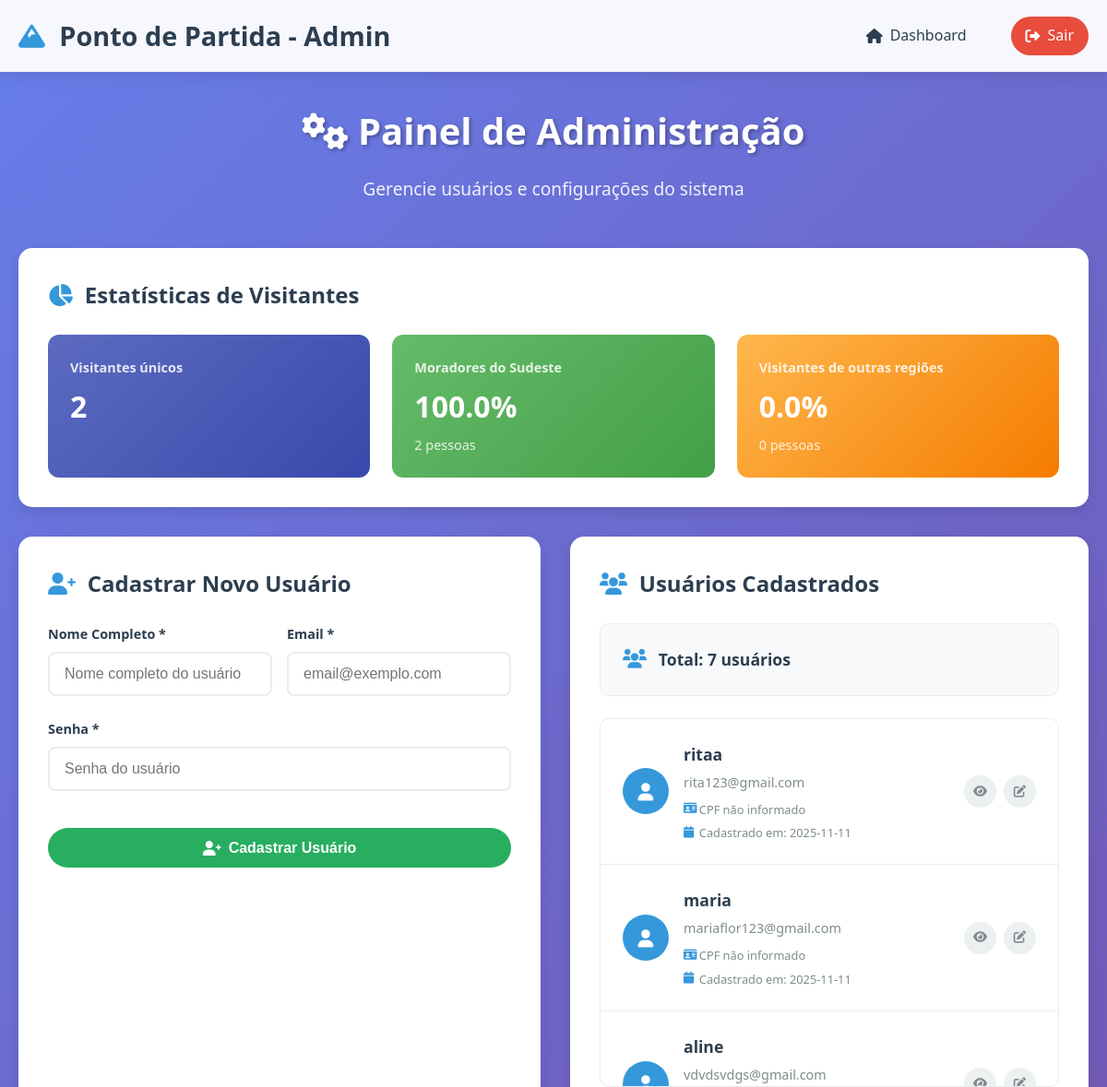
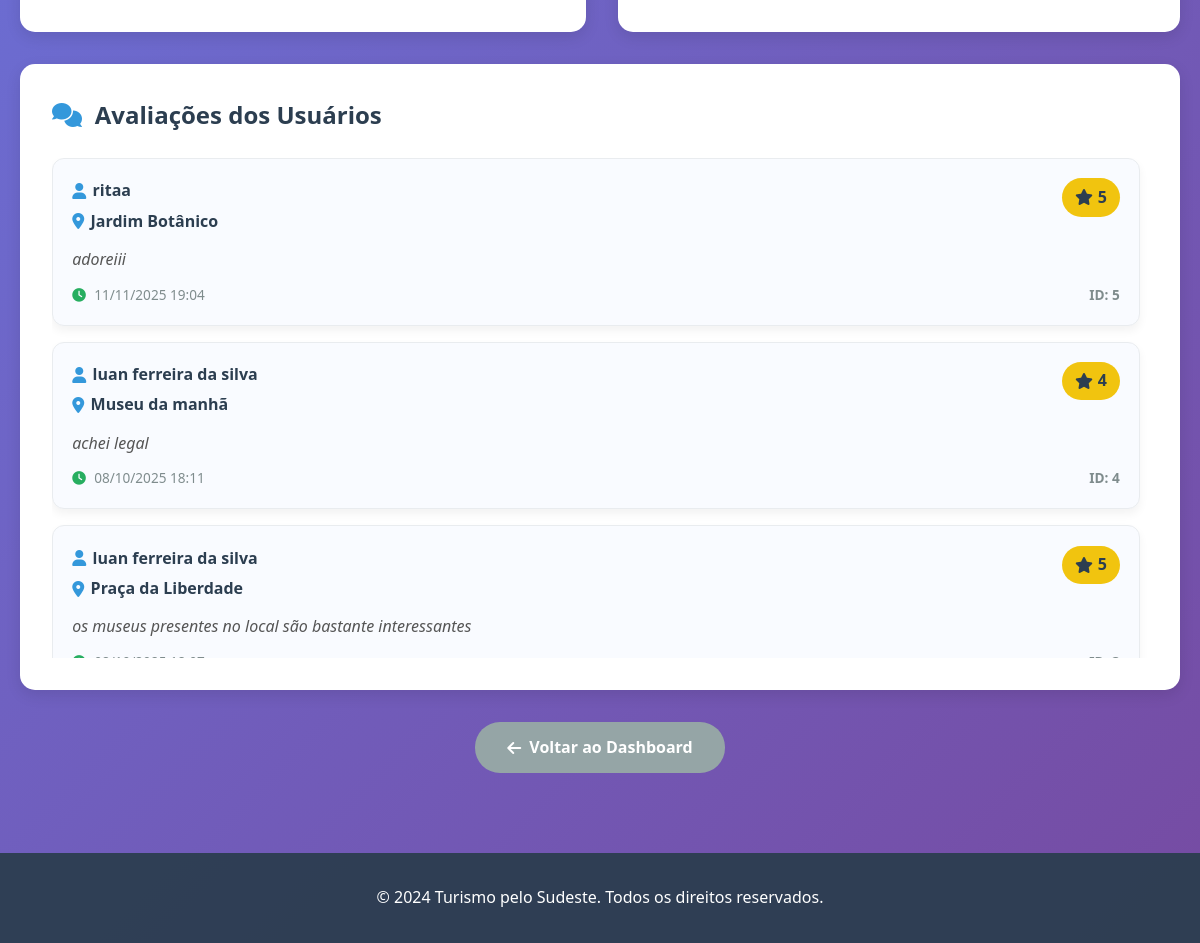
Screenshot of /adm (signed in) with the database file from the repository (2 pictures, top to bottom).
### tables this page shows
CREATE TABLE usuarios (
        id INTEGER PRIMARY KEY AUTOINCREMENT,
        nome TEXT NOT NULL UNIQUE,
        email TEXT NOT NULL UNIQUE,
        senha TEXT NOT NULL,
        endereco TEXT,
        telefone TEXT,
        cpf TEXT UNIQUE,
        passaporte TEXT,
        foto_perfil TEXT,
        data_cadastro TIMESTAMP DEFAULT CURRENT_TIMESTAMP
    );

CREATE TABLE avaliacoes (
        id INTEGER PRIMARY KEY AUTOINCREMENT,
        usuario_id INTEGER NOT NULL,
        ponto_turistico_id INTEGER NOT NULL,
        nota INTEGER NOT NULL CHECK (nota >= 1 AND nota <= 5),
        comentario TEXT,
        data_avaliacao TIMESTAMP DEFAULT CURRENT_TIMESTAMP,
        FOREIGN KEY (usuario_id) REFERENCES usuarios (id),
        FOREIGN KEY (ponto_turistico_id) REFERENCES pontos_turisticos (id),
        UNIQUE(usuario_id, ponto_turistico_id)
    );

CREATE TABLE pontos_turisticos (
        id INTEGER PRIMARY KEY AUTOINCREMENT,
        nome TEXT NOT NULL UNIQUE,
        descricao TEXT NOT NULL,
        endereco TEXT NOT NULL,
        latitude REAL NOT NULL,
        longitude REAL NOT NULL,
        imagem TEXT,
        categoria TEXT,
        horario_funcionamento TEXT,
        preco_entrada TEXT,
        telefone_contato TEXT,
        site_oficial TEXT,
        data_cadastro TIMESTAMP DEFAULT CURRENT_TIMESTAMP
    );

### main.py (the view)
@app.route('/adm')
def adm():
    if not is_logged_in() or not session.get('is_admin'):
        return redirect(url_for('home'))
    conn = get_connection()
    cursor = conn.cursor()
    cursor.execute('SELECT * FROM usuarios ORDER BY data_cadastro DESC')
    usuarios = cursor.fetchall()
    cursor.execute('SELECT COUNT(DISTINCT usuario_id) FROM visitas_pontos')
    total_visitantes = cursor.fetchone()[0] or 0
    cursor.execute('SELECT COUNT(DISTINCT usuario_id) FROM visitas_pontos WHERE origem_sudeste = 1')
    visitantes_sudeste = cursor.fetchone()[0] or 0
    visitantes_outros = total_visitantes - visitantes_sudeste if total_visitantes else 0
    if total_visitantes:
        percentual_sudeste = round((visitantes_sudeste / total_visitantes) * 100, 2)
        percentual_outros = round((visitantes_outros / total_visitantes) * 100, 2)
    else:
        percentual_sudeste = 0.0
        percentual_outros = 0.0
    cursor.execute('''
        SELECT a.id, u.nome AS usuario_nome, pt.nome AS ponto_nome, a.nota, a.comentario, a.data_avaliacao
        FROM avaliacoes a
        JOIN usuarios u ON a.usuario_id = u.id
        JOIN pontos_turisticos pt ON a.ponto_turistico_id = pt.id
        ORDER BY a.data_avaliacao DESC
    ''')
    avaliacoes_rows = cursor.fetchall()
    avaliacoes = []
    for row in avaliacoes_rows:
        data_br = row[5]
        if data_br:
            try:
                data_br = datetime.strptime(row[5], '%Y-%m-%d %H:%M:%S').strftime('%d/%m/%Y %H:%M')
            except ValueError:
                data_br = row[5]
        avaliacoes.append({
            'id': row[0],
            'usuario': row[1],
            'ponto': row[2],
            'nota': row[3],
            'comentario': row[4] or '',
            'data': data_br
        })
    visit_stats = {
        'total_visitors': total_visitantes,
        'southeast_count': visitantes_sudeste,
        'other_count': visitantes_outros,
        'southeast_percentage': percentual_sudeste,
        'other_percentage': percentual_outros
    }
    conn.close()
    return render_template('adm.html', usuarios=usuarios, visit_stats=visit_stats, avaliacoes=avaliacoes)

### database.py (called while the page is built)
def get_connection():
    return sqlite3.connect('turismo.db')

### main.py (called while the page is built)
def is_logged_in():
    return 'user_id' in session

### templates/adm.html (shortened to what this page needs)
<!DOCTYPE html>
<html lang="pt-br">
<head>
    <link rel="stylesheet" href="/static/css/adm.css">
    <link href="https://cdnjs.cloudflare.com/ajax/libs/font-awesome/6.0.0/css/all.min.css" rel="stylesheet">
</head>
<body>
    <header class="header">
        <div class="container">
            <div class="logo">
                <h1><i class="fas fa-mountain"></i> Ponto de Partida - Admin</h1>
            </div>
            <nav class="nav">
                <a href="/dashboard" class="nav-link">
                    <i class="fas fa-home"></i> Dashboard
                </a>
                <a href="/logout" class="nav-link logout">
                    <i class="fas fa-sign-out-alt"></i> Sair
                </a>
            </nav>
        </div>
    </header>
    <main class="main">
        <div class="container">
            <div class="admin-header">
                <h1><i class="fas fa-cogs"></i> Painel de Administração</h1>
                <p>Gerencie usuários e configurações do sistema</p>
            </div>
            <div class="admin-grid">
                <div class="admin-section visit-stats">
                    <h2><i class="fas fa-chart-pie"></i> Estatísticas de Visitantes</h2>
                    {% if visit_stats.total_visitors == 0 %}
                    <p class="no-visit-data">Ainda não há visitas registradas nos pontos turísticos.</p>
                    {% else %}
                    <div class="visit-stats-grid">
                        <div class="visit-stat-card total">
                            <span class="visit-label">Visitantes únicos</span>
                            <strong class="visit-value">{{ visit_stats.total_visitors }}</strong>
                        </div>
                        <div class="visit-stat-card southeast">
                            <span class="visit-label">Moradores do Sudeste</span>
                            <strong class="visit-value">{{ visit_stats.southeast_percentage }}%</strong>
                            <span class="visit-subvalue">{{ visit_stats.southeast_count }} pessoas</span>
                        </div>
                        <div class="visit-stat-card others">
                            <span class="visit-label">Visitantes de outras regiões</span>
                            <strong class="visit-value">{{ visit_stats.other_percentage }}%</strong>
                            <span class="visit-subvalue">{{ visit_stats.other_count }} pessoas</span>
                        </div>
                    </div>
                    {% endif %}
                </div>
                <div class="admin-section">
                    <h2><i class="fas fa-user-plus"></i> Cadastrar Novo Usuário</h2>
                    <form action="/cadastrarUsuario" method="post" class="admin-form">
                        <div class="form-row">
                            <div class="form-group">
                                <label for="nome">Nome Completo *</label>
                                <input type="text" id="nome" name="nome" required placeholder="Nome completo do usuário">
                            </div>
                            <div class="form-group">
                                <label for="email">Email *</label>
                                <input type="email" id="email" name="email" required placeholder="email@exemplo.com">
                            </div>
                        </div>
                        <div class="form-group">
                            <label for="senha">Senha *</label>
                            <input type="password" id="senha" name="senha" required placeholder="Senha do usuário">
                        </div>
                        <button type="submit" class="btn-cadastrar">
                            <i class="fas fa-user-plus"></i> Cadastrar Usuário
                        </button>
                    </form>
                </div>
                <div class="admin-section">
                    <h2><i class="fas fa-users"></i> Usuários Cadastrados</h2>
                    <div class="usuarios-stats">
                        <div class="stat-item">
                            <i class="fas fa-users"></i>
                            <span>Total: {{ usuarios|length }} usuários</span>
                        </div>
                    </div>
                    <div class="usuarios-list">
                        {% for usuario in usuarios %}
                        <div class="usuario-item">
                            <div class="usuario-avatar">
                                <i class="fas fa-user"></i>
                            </div>
                            <div class="usuario-info">
                                <h3>{{ usuario[1] }}</h3>
                                <p class="usuario-email">{{ usuario[2] }}</p>
                                <div class="usuario-details">
                                    <span class="usuario-cpf">
                                        <i class="fas fa-id-card"></i>
                                        {{ usuario[6] or 'CPF não informado' }}
                                    </span>
                                    <span class="usuario-data">
                                        <i class="fas fa-calendar"></i>
                                        Cadastrado em: {{ usuario[9][:10] if usuario[9] else 'Data não disponível' }}
                                    </span>
                                </div>
                            </div>
                            <div class="usuario-actions">
                                <button class="btn-action" title="Ver detalhes">
                                    <i class="fas fa-eye"></i>
                                </button>
                                <button class="btn-action" title="Editar">
                                    <i class="fas fa-edit"></i>
                                </button>
                            </div>
                        </div>
                        {% endfor %}
                    </div>
                </div>
            </div>
            <div class="admin-section avaliacoes-section" id="avaliacoes">
                <h2><i class="fas fa-comments"></i> Avaliações dos Usuários</h2>
                {% if avaliacoes %}
                <div class="avaliacoes-list">
                    {% for avaliacao in avaliacoes %}
                    <div class="avaliacao-admin-item">
                        <div class="avaliacao-admin-header">
                            <div class="avaliacao-identificacao">
                                <span class="avaliacao-usuario"><i class="fas fa-user"></i> {{ avaliacao.usuario }}</span>
                                <span class="avaliacao-ponto"><i class="fas fa-map-marker-alt"></i> {{ avaliacao.ponto }}</span>
                            </div>
                            <div class="avaliacao-nota">
                                <i class="fas fa-star"></i> {{ avaliacao.nota }}
                            </div>
                        </div>
                        {% if avaliacao.comentario %}
                        <p class="avaliacao-comentario">{{ avaliacao.comentario }}</p>
                        {% endif %}
                        <div class="avaliacao-rodape">
                            <span class="avaliacao-data"><i class="fas fa-clock"></i> {{ avaliacao.data }}</span>
                            <span class="avaliacao-id">ID: {{ avaliacao.id }}</span>
                        </div>
                    </div>
                    {% endfor %}
                </div>
                {% else %}
                <p class="sem-avaliacoes-admin">Nenhuma avaliação registrada até o momento.</p>
                {% endif %}
            </div>
            <div class="admin-actions">
                <a href="/dashboard" class="btn-voltar">
                    <i class="fas fa-arrow-left"></i> Voltar ao Dashboard
                </a>
            </div>
        </div>
    </main>
    <footer class="footer">
        <div class="container">
            <p>&copy; 2024 Turismo pelo Sudeste. Todos os direitos reservados.</p>
        </div>
    </footer>
</body>
</html>

### rows the page displays
usuarios: nome "ritaa", email "rita123@gmail.com", usuario "CPF não informado", data_cadastro "2025-11-11"
usuarios: nome "maria", email "mariaflor123@gmail.com", usuario "CPF não informado", data_cadastro "2025-11-11"
usuarios: nome "aline", email "vdvdsvdgs@gmail.com"
avaliacoes: usuario "ritaa", ponto "Jardim Botânico", nota "5", comentario "adoreiii", data "11/11/2025 19:04", id "5"
avaliacoes: usuario "luan ferreira da silva", ponto "Museu da manhã", nota "4", comentario "achei legal", data "08/10/2025 18:11", id "4"
avaliacoes: usuario "luan ferreira da silva", ponto "Praça da Liberdade", nota "5", comentario "os museus presentes no local são bastante interessantes"

### other values shown
{{ visit_stats.total_visitors }} "2"
{{ visit_stats.southeast_percentage }} "100.0"
{{ visit_stats.southeast_count }} "2"
{{ visit_stats.other_percentage }} "0.0"
{{ visit_stats.other_count }} "0"
{{ usuarios|length }} "7"
